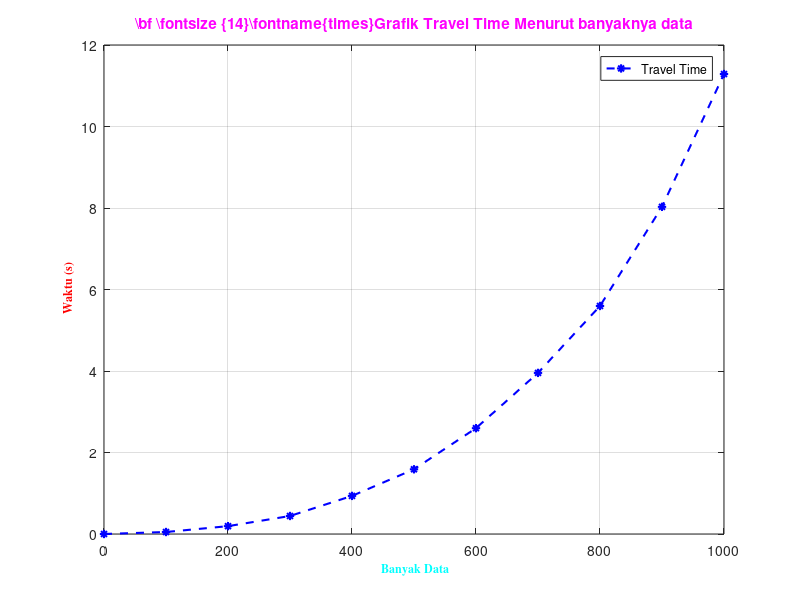

Source code (MATLAB):
% Copyright: 2018 - Teknik Geofisika, Universitas Pertamina
% URL: https://sites.google.com/site/metkomup/programming
% Cite: Sihombing, Willi Leonardo; Pratama, Ratih N. A. C. Putri; 
% Gaol, Yosua H. Lumban; Istiqomah; Sasti, Afif Fakhri; 
% Haolia (2018): Singular Value Decomposition untuk Matriks 5x5. figshare.
% https://doi.org/10.6084/m9.figshare.5946976.v1

clear all;close all; clc;
disp('===============================')
disp('===========PROGRAM=============')
disp('=======SVD Matrix 5x5==========')
disp('===============================')
%Matrix A
A = [1 3 6 1 6; 6 9 2 2 3; 2 6 2 7 4; 7 4 0 4 0; 0 0 0 0 0];
B = 0.01.*A;
C = A*B;
[U,S,V] = svd(A);
for i = 1:5
    for j = 1:5
        if S(i,j)> 0.0001
            So(i,j) = 1/S(i,j);
        else
            So(i,j) = 0;
        end
    end 
end
Ai = V*So*U';
Bo = Ai*C;
G = B-Bo;
disp('Nilai dari Matrix A= '); disp (A);
disp('Nilai dari Matrix B= '); disp (B);
disp('Nilai dari Matrix Ainvers*C=(B) '); disp (Bo);
disp('Nilai dari Galat Matrix B= '); disp (G);
disp('Nilai dari Matrix C= '); disp (C);
disp('Nilai dari U= '); disp (U);
disp('Nilai dari Eigen Value= '); disp (S);
disp('Nilai dari Eigen Vector= '); disp (V);
disp('Nilai dari Matrix Ainvers= '); disp (Ai);
 
%Matrix 100
n1 = 100;
h = waitbar(0,'Travel Time N-1, Please wait...');
steps = n1;
for step = 1:steps
    % computations take place here
    waitbar(step/steps)
end
close(h)
t = cputime;
B1 = magic (n1);
A1 = 0.01.*B1;
C1 = A1*B1;
[U,S,V] = svd(A1);
%Hitung B~V*So*U'
for i = 1:n1
    for j = 1:n1
        if S(i,j)> 0.0001
            So(i,j) = 1/S(i,j);
        else
            So(i,j) = 0;
        end
    end  
end
A1 = V*So*U';
Bc = A1*C1;
elapsedtime1 = cputime-t;
 
%Matrix 200
n2 = 200;
h = waitbar(0,'Travel Time N-2, Please wait...');
steps = n2;
for step = 1:steps
    % computations take place here
    waitbar(step/steps)
end
close(h)
t = cputime;
B2 = magic (n2);
A2 = 0.01.*B2;
C2 = A2*B2;
[U,S,V] = svd(A2);
%Hitung B~V*So*U'
for i = 1:n2
    for j = 1:n2
        if S(i,j)> 0.0001
            So(i,j) = 1/S(i,j);
        else
            So(i,j) = 0;
        end
    end
end
A2 = V*So*U';
B2 = A2*C2;
elapsedtime2 = cputime-t;
 
%Matrix 300
n3 = 300;
h = waitbar(0,'Travel Time N-3, Please wait...');
steps = n3;
for step = 1:steps
    % computations take place here
    waitbar(step/steps)
end
close(h)
t = cputime;
B3 = magic (n3);
A3 = 0.01.*B3;
C3 = A3*B3;
[U,S,V] = svd(A3);
%Hitung B~V*So*U'
 
for i = 1:n3
    for j = 1:n3
        if S(i,j)> 0.0001
            So(i,j) = 1/S(i,j);
        else
            So(i,j) = 0;
        end
    end
end
A3 = V*So*U';
B3 = A3*C3;
elapsedtime3 = cputime-t;
 
%Matrix 400
n4 = 400;
h = waitbar(0,'Travel Time N-4, Please wait...');
steps = n4;
for step = 1:steps
    % computations take place here
    waitbar(step/steps)
end
close(h)
t = cputime;
B4 = magic (n4);
A4 = 0.01.*B4;
C4 = A4*B4;
[U,S,V] = svd(A4);
%Hitung B~V*So*U'
for i = 1:n4
    for j = 1:n4
        if S(i,j)> 0.0001
            So(i,j) = 1/S(i,j);
        else
            So(i,j) = 0;
        end
    end
end
A4 = V*So*U';
B4 = A4*C4;
elapsedtime4 = cputime-t;
 
%Matrix 500
n5 = 500;
h = waitbar(0,'Travel Time N-5, Please wait...');
steps = n5;
for step = 1:steps
    % computations take place here
    waitbar(step/steps)
end
close(h)
 
t = cputime;
B5 = magic (n5);
A5 = 0.01.*B5;
C5 = A5*B5;
[U,S,V] = svd(A5);
 
%Hitung B~V*So*U'
for i = 1:n5
    for j = 1:n5
        if S(i,j)> 0.0001
            So(i,j) = 1/S(i,j);
        else
            So(i,j) = 0;
        end
    end 
end
A5 = V*So*U';
B5 = A5*C5;
elapsedtime5 = cputime-t;
 
%Matrix 600
n6 = 600;
h = waitbar(0,'Travel Time N-6, Please wait...');
steps = n6;
for step = 1:steps
    % computations take place here
    waitbar(step/steps)
end
close(h)
 
t = cputime;
B6 = magic (n6);
A6 = 0.01.*B6;
C6 = A6*B6;
[U,S,V] = svd(A6);
 
%Hitung B~V*So*U'
for i = 1:n6
    for j = 1:n6
        if S(i,j)> 0.0001
            So(i,j) = 1/S(i,j);
        else
            So(i,j) = 0;
        end
    end  
end
A6 = V*So*U';
B6 = A6*C6;
elapsedtime6 = cputime-t;
 
%Matrix 700
n7 = 700;
h = waitbar(0,'Travel Time N-7, Please wait...');
steps = n7;
for step = 1:steps
    % computations take place here
    waitbar(step/steps)
end
close (h)
 
t = cputime;
B7 = magic (n7);
A7 = 0.01.*B7;
C7 = A7*B7;
[U,S,V] = svd(A7);
 
%Hitung B~V*So*U'
for i = 1:n7
    for j = 1:n7
        if S(i,j)> 0.0001
            So(i,j) = 1/S(i,j);
        else
            So(i,j) = 0;
        end
    end 
end
A7 = V*So*U';
B7 = A7*C7;
elapsedtime7 = cputime-t;
 
%Matrix 800
n8 = 800;
h = waitbar(0,'Travel Time N-8, Please wait...');
steps = n8;
for step = 1:steps
    % computations take place here
    waitbar(step/steps)
end
close (h)
 
t = cputime;
B8 = magic (n8);
A8 = 0.01.*B8;
C8 = A8*B8;
[U,S,V] = svd(A8);
%Hitung B~V*So*U'
for i = 1:n8
    for j = 1:n8
        if S(i,j)> 0.0001
            So(i,j) = 1/S(i,j);
        else
            So(i,j) = 0;
        end
    end 
end
A8 = V*So*U';
B8 = A8*C8;
elapsedtime8 = cputime-t;
 
%Matrix 900
n9 = 900;
h = waitbar(0,'Travel Time N-9, Please wait...');
steps = n9;
for step = 1:steps
    % computations take place here
    waitbar(step/steps)
end
close(h)
 
t = cputime;
B9 = magic (n9);
A9 = 0.01.*B9;
C9 = A9*B9;
[U,S,V] = svd(A9);
 
%Hitung B~V*So*U'
for i = 1:n9
    for j = 1:n9
        if S(i,j)> 0.0001
            So(i,j) = 1/S(i,j);
        else
            So(i,j) = 0;
        end
    end   
end
A9 = V*So*U';
B9 = A9*C9;
elapsedtime9 = cputime-t;
 
%Matrix 1000
n10 = 1000;
h = waitbar(0,'Travel Time N-10, Please wait...');
steps = n10;
for step = 1:steps
    % computations take place here
    waitbar(step/steps)
end
close(h)
 
t = cputime;
B10 = magic (n10);
A10 = 0.01.*B10;
C10 = A10*B10;
[U,S,V] = svd(A10);
 
%Hitung B~V*So*U'
for i = 1:n10
    for j = 1:n10
        if S(i,j)> 0.0001
            So(i,j) = 1/S(i,j);
        else
            So(i,j) = 0;
        end
    end
end
A10 = V*So*U';
B10 = A10*C10;
elapsedtime10 = cputime-t;
 
%Penutup
disp('===================================')
disp('========Nilai Travel Time==========')
disp('====Sudah Disimpan Dalam Folder====')
disp('===================================')
 
%Figure Kurva
y = [0  elapsedtime1,elapsedtime2,elapsedtime3,elapsedtime4,elapsedtime5,elapsedtime6,elapsedtime7,elapsedtime8,elapsedtime9,elapsedtime10];
x = [0  n1 n2 n3 n4 n5 n6 n7 n8 n9 n10];
plot (x,y,'--b*','LineWidth',1.5) 
legend ('Travel Time')
title('\bf \fontsize {14}\fontname{times}Grafik Travel Time Menurut banyaknya data','color','m')
xlabel('\bf \fontsize{12}\fontname{times}Banyak Data','color','c');
ylabel('\bf \fontsize{12}\fontname{times}Waktu (s)','color','r');
grid on
 
%Print Hasil Kurva
elacme = fopen('Hasil Kurva Travel Time.txt','w');
        
fprintf(elacme,'<<=============================================>>\n');
fprintf(elacme,'<<===============DATA TRAVEL TIME==============>>\n');
fprintf(elacme,'<<=============================================>>\n\n');
fprintf(elacme,'<<========================================>>\n');
fprintf(elacme,['Travel Time N ke 1=',num2str(elapsedtime1),'\tSec\n']);
fprintf(elacme,['Travel Time N ke 2=',num2str(elapsedtime2),'\tSec\n']);
fprintf(elacme,['Travel Time N ke 3=',num2str(elapsedtime3),'\tSec\n']);
fprintf(elacme,['Travel Time N ke 4=',num2str(elapsedtime4),'\tSec\n']);
fprintf(elacme,['Travel Time N ke 5=',num2str(elapsedtime5),'\tSec\n']);
fprintf(elacme,['Travel Time N ke 6=',num2str(elapsedtime6),'\tSec\n']);
fprintf(elacme,['Travel Time N ke 7=',num2str(elapsedtime7),'\tSec\n']);
fprintf(elacme,['Travel Time N ke 8=',num2str(elapsedtime8),'\tSec\n']);
fprintf(elacme,['Travel Time N ke 9=',num2str(elapsedtime9),'\tSec\n']);
fprintf(elacme,['Travel Time N ke 10=',num2str(elapsedtime10),'\tSec\n']);
fprintf(elacme,'<<========================================>>\n\n');
